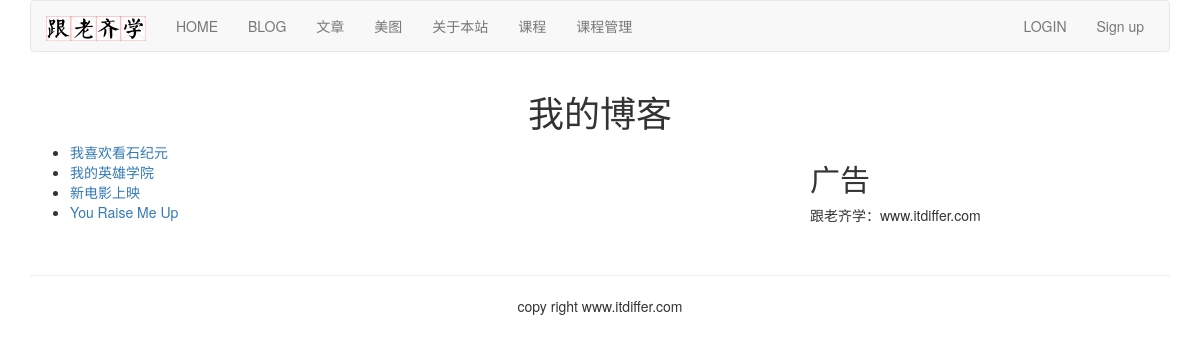
Screenshot of /blog/ with the database file from the repository.
### blog/models.py (models this page shows, shortened)
class BlogArticles(models.Model):
    title = models.CharField(max_length=300)
    author = models.ForeignKey(User, on_delete=models.CASCADE, related_name='blog_posts')
    body = models.TextField()
    publish = models.DateTimeField(default=timezone.now)
    class Meta:
        ordering = ('-publish', )

### blog/views.py (the view)
# urls.py: path('', views.blog_title, name='blog_title'),
def blog_title(request):
    blogs = BlogArticles.objects.all()
    return render(request, 'blog/titles.html', {'blogs': blogs})

### templates/blog/titles.html (shortened to what this page needs)
{% extends "base.html" %}
{% block content %}
  <div class="row text-center vertical-middle-sm">
    <h1>我的博客</h1>
  </div>
  <div class="row">
    <div class="col-xs-12 col-md-8">
      <ul>
        {% for blog in blogs %}
          <li><a href="{{ blog.id }}">{{ blog.title }}</a></li>
        {% endfor %}
      </ul>
    </div>
    <div class="col-xs-6 col-md-4">
      <h2>广告</h2>
      <p>跟老齐学：www.itdiffer.com</p>
    </div>
  </div>
{% endblock content %}

### rows the page displays
BlogArticles: title "我喜欢看石纪元"
BlogArticles: title "我的英雄学院"
BlogArticles: title "新电影上映"
BlogArticles: title "You Raise Me Up"
